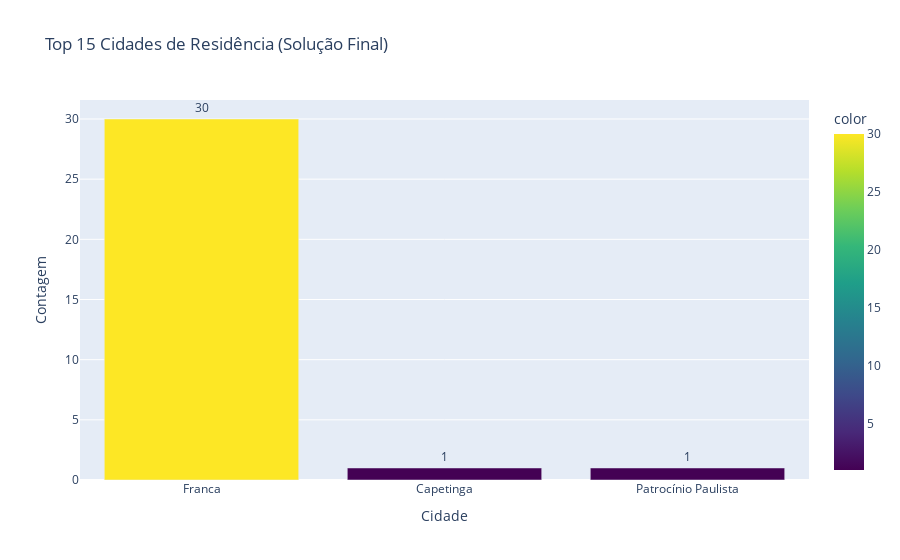

Source (notebook cell):
### Markdown cell above
## 16. Criação de uma Solução Unificada

### Code cell
# Função completa para padronizar todos os campos problemáticos
def padronizar_dados(df):
    """Padroniza todos os campos que podem ter problemas de consistência"""
    df_padronizado = df.copy()
    
    # 1. Padronizar cidades
    cidade_col = 'Em qual cidade você reside?'
    if cidade_col in df_padronizado.columns:
        df_padronizado[cidade_col] = df_padronizado[cidade_col].fillna('Não informado')
        df_padronizado[cidade_col] = df_padronizado[cidade_col].astype(str).str.strip()
        
        mapeamento_cidades = {
            'franca': 'Franca',
            'FRANCA': 'Franca',
            'franca - sp': 'Franca',
            'franca/sp': 'Franca',
            'ribeirao preto': 'Ribeirão Preto',
            'ribeirao': 'Ribeirão Preto',
            'rib. preto': 'Ribeirão Preto',
            'rp': 'Ribeirão Preto',
            'rib preto': 'Ribeirão Preto',
            'batatais': 'Batatais',
            'BATATAIS': 'Batatais',
            'sao joaquim da barra': 'São Joaquim da Barra',
            'sao joaquim': 'São Joaquim da Barra',
            'patrocinio paulista': 'Patrocínio Paulista',
            'patrocinio': 'Patrocínio Paulista',
            'igarapava': 'Igarapava',
            'orlândia': 'Orlândia',
            'orlandia': 'Orlândia',
            'pedregulho': 'Pedregulho',
            'cristais paulista': 'Cristais Paulista',
            'cristais': 'Cristais Paulista',
            'ituverava': 'Ituverava',
        }
        
        for chave, valor in mapeamento_cidades.items():
            mask = df_padronizado[cidade_col].str.lower() == chave.lower()
            df_padronizado.loc[mask, cidade_col] = valor
    
    # 2. Padronizar curso
    curso_col = 'Qual o seu curso?'
    if curso_col in df_padronizado.columns:
        df_padronizado[curso_col] = df_padronizado[curso_col].fillna('Não informado')
        df_padronizado[curso_col] = df_padronizado[curso_col].astype(str).str.strip()
        
        mapeamento_cursos = {
            'ads': 'Análise e Desenvolvimento de Sistemas (ADS)',
            'análise e desenvolvimento': 'Análise e Desenvolvimento de Sistemas (ADS)',
            'analise e desenvolvimento': 'Análise e Desenvolvimento de Sistemas (ADS)',
            'analise e desenv. de sistemas': 'Análise e Desenvolvimento de Sistemas (ADS)',
            'gpi': 'Gestão de Produção Industrial (GPI)',
            'gestao de produção': 'Gestão de Produção Industrial (GPI)',
            'gestão de producao': 'Gestão de Produção Industrial (GPI)',
            'dsm': 'Desenvolvimento de Software Multiplataforma (DSM)',
            'desenvolvimento de software': 'Desenvolvimento de Software Multiplataforma (DSM)',
            'rh': 'Gestão de Recursos Humanos',
            'gestao de rh': 'Gestão de Recursos Humanos',
            'gestão de rh': 'Gestão de Recursos Humanos',
            'gestao empresarial': 'Gestão Empresarial (EAD)',
            'gestão empresarial': 'Gestão Empresarial (EAD)',
        }
        
        for chave, valor in mapeamento_cursos.items():
            mask = df_padronizado[curso_col].str.lower() == chave.lower()
            df_padronizado.loc[mask, curso_col] = valor
    
    # 3. Padronizar período
    periodo_col = 'Qual o período que cursa?*' if 'Qual o período que cursa?*' in df_padronizado.columns else 'Qual o período que cursa?'
    if periodo_col in df_padronizado.columns:
        df_padronizado[periodo_col] = df_padronizado[periodo_col].fillna('Não informado')
        df_padronizado[periodo_col] = df_padronizado[periodo_col].astype(str).str.strip()
        
        mapeamento_periodos = {
            'manha': 'Matutino',
            'manhã': 'Matutino',
            'matutino': 'Matutino',
            'noite': 'Noturno',
            'noturno': 'Noturno',
            'a distancia': 'EAD',
            'a distância': 'EAD',
            'ead': 'EAD',
            'ensino a distancia': 'EAD',
        }
        
        for chave, valor in mapeamento_periodos.items():
            mask = df_padronizado[periodo_col].str.lower() == chave.lower()
            df_padronizado.loc[mask, periodo_col] = valor
    
    # 4. Padronizar estado
    estado_col = 'Qual o estado você nasceu?*' if 'Qual o estado você nasceu?*' in df_padronizado.columns else 'Qual o estado você nasceu?'
    if estado_col in df_padronizado.columns:
        df_padronizado[estado_col] = df_padronizado[estado_col].fillna('Não informado')
        df_padronizado[estado_col] = df_padronizado[estado_col].astype(str).str.strip()
        
        # Padronizar estados (principalmente formato com ou sem a sigla)
        estados_map = {
            'são paulo': 'São Paulo (SP)',
            'sao paulo': 'São Paulo (SP)',
            'sp': 'São Paulo (SP)',
            'minas gerais': 'Minas Gerais (MG)',
            'mg': 'Minas Gerais (MG)',
            'rj': 'Rio de Janeiro (RJ)',
            'rio de janeiro': 'Rio de Janeiro (RJ)',
            # Adicione outros estados conforme necessário
        }
        
        for chave, valor in estados_map.items():
            mask = df_padronizado[estado_col].str.lower() == chave.lower()
            df_padronizado.loc[mask, estado_col] = valor
    
    return df_padronizado

# Aplicar padronização completa
df_final = padronizar_dados(df_original)

# Verificar resultado final para cidades
cidade_col = 'Em qual cidade você reside?'
if cidade_col in df_final.columns:
    cidades_count_final = df_final[cidade_col].value_counts()
    print(f"Total de cidades únicas após padronização completa: {len(cidades_count_final)}")
    
    # Exibir as top 15 cidades
    print("\nTop 15 cidades (após padronização completa):")
    display(cidades_count_final.head(15))
    
    # Criar o gráfico final
    top_15 = cidades_count_final.head(15)
    
    fig = px.bar(
        x=top_15.index,
        y=top_15.values,
        title="Top 15 Cidades de Residência (Solução Final)",
        labels={'x': 'Cidade', 'y': 'Contagem'},
        color=top_15.values,
        color_continuous_scale='Viridis'
    )
    
    # Adicionar rótulos de dados
    fig.update_traces(texttemplate='%{y}', textposition='outside')
    
    fig.show()

### Figure 1 — Plotly figure (JSON) as saved in the notebook; plotly's stock layout.template omitted (floating-point values rounded to 4 significant figures)
{"data": [{"hovertemplate": "Cidade=%{x}<br>Contagem=%{y}<br>color=%{marker.color}<extra></extra>", "legendgroup": "", "marker": {"color": [30, 1, 1], "coloraxis": "coloraxis", "pattern": {"shape": ""}}, "name": "", "orientation": "v", "showlegend": false, "textposition": "outside", "texttemplate": "%{y}", "type": "bar", "x": ["Franca", "Capetinga", "Patrocínio Paulista"], "xaxis": "x", "y": [30, 1, 1], "yaxis": "y"}], "layout": {"barmode": "relative", "coloraxis": {"colorbar": {"title": {"text": "color"}}, "colorscale": [[0, "#440154"], [0.1111, "#482878"], [0.2222, "#3e4989"], [0.3333, "#31688e"], [0.4444, "#26828e"], [0.5556, "#1f9e89"], [0.6667, "#35b779"], [0.7778, "#6ece58"], [0.8889, "#b5de2b"], [1, "#fde725"]]}, "legend": {"tracegroupgap": 0}, "title": {"text": "Top 15 Cidades de Residência (Solução Final)"}, "xaxis": {"anchor": "y", "domain": [0, 1], "title": {"text": "Cidade"}}, "yaxis": {"anchor": "x", "domain": [0, 1], "title": {"text": "Contagem"}}}}
